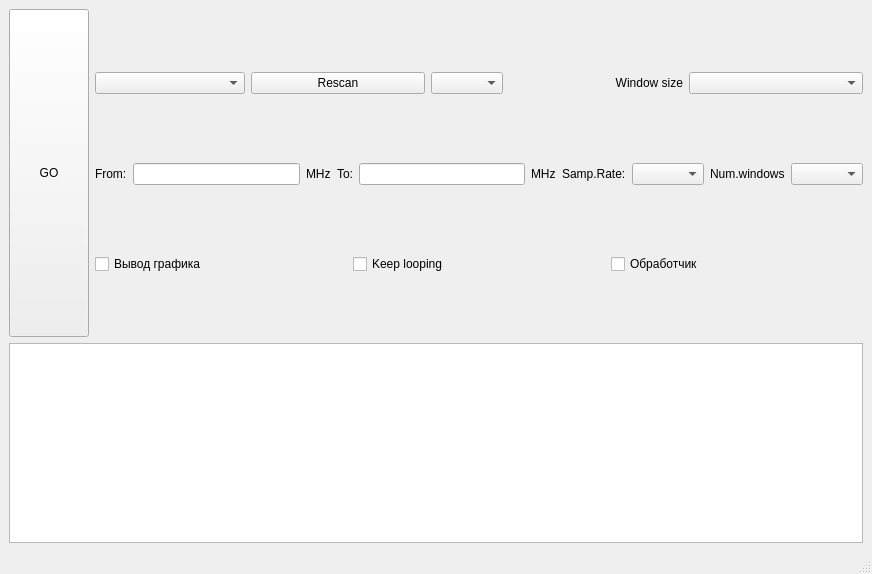
<?xml version="1.0" encoding="UTF-8"?>
<ui version="4.0">
 <class>MainWindow</class>
 <widget class="QMainWindow" name="MainWindow">
  <property name="geometry">
   <rect>
    <x>0</x>
    <y>0</y>
    <width>872</width>
    <height>574</height>
   </rect>
  </property>
  <property name="windowTitle">
   <string>MainWindow</string>
  </property>
  <widget class="QWidget" name="centralwidget">
   <layout class="QVBoxLayout" name="verticalLayout_3">
    <item>
     <layout class="QVBoxLayout" name="verticalLayout">
      <item>
       <layout class="QHBoxLayout" name="horizontalLayout_2">
        <item>
         <widget class="QPushButton" name="button_go">
          <property name="sizePolicy">
           <sizepolicy hsizetype="Minimum" vsizetype="Expanding">
            <horstretch>0</horstretch>
            <verstretch>0</verstretch>
           </sizepolicy>
          </property>
          <property name="text">
           <string>GO</string>
          </property>
         </widget>
        </item>
        <item>
         <layout class="QVBoxLayout" name="verticalLayout_2">
          <item>
           <layout class="QHBoxLayout" name="horizontalLayout_5">
            <item>
             <widget class="QComboBox" name="comboBox_devices">
              <property name="sizePolicy">
               <sizepolicy hsizetype="Maximum" vsizetype="Fixed">
                <horstretch>0</horstretch>
                <verstretch>0</verstretch>
               </sizepolicy>
              </property>
              <property name="minimumSize">
               <size>
                <width>150</width>
                <height>0</height>
               </size>
              </property>
             </widget>
            </item>
            <item>
             <widget class="QPushButton" name="button_rescan">
              <property name="text">
               <string>Rescan</string>
              </property>
             </widget>
            </item>
            <item>
             <widget class="QComboBox" name="comboBox_gains">
              <property name="sizePolicy">
               <sizepolicy hsizetype="Fixed" vsizetype="Fixed">
                <horstretch>40</horstretch>
                <verstretch>0</verstretch>
               </sizepolicy>
              </property>
             </widget>
            </item>
            <item>
             <widget class="QLabel" name="label">
              <property name="text">
               <string>Window size</string>
              </property>
              <property name="alignment">
               <set>Qt::AlignRight|Qt::AlignTrailing|Qt::AlignVCenter</set>
              </property>
             </widget>
            </item>
            <item>
             <widget class="QComboBox" name="comboBox_windowSizes"/>
            </item>
           </layout>
          </item>
          <item>
           <layout class="QHBoxLayout" name="horizontalLayout_4">
            <item>
             <widget class="QLabel" name="label_2">
              <property name="text">
               <string>From:</string>
              </property>
             </widget>
            </item>
            <item>
             <widget class="QLineEdit" name="lineEdit_from"/>
            </item>
            <item>
             <widget class="QLabel" name="label_3">
              <property name="text">
               <string>MHz</string>
              </property>
             </widget>
            </item>
            <item>
             <widget class="QLabel" name="label_4">
              <property name="text">
               <string>To:</string>
              </property>
             </widget>
            </item>
            <item>
             <widget class="QLineEdit" name="lineEdit_to"/>
            </item>
            <item>
             <widget class="QLabel" name="label_5">
              <property name="text">
               <string>MHz</string>
              </property>
             </widget>
            </item>
            <item>
             <widget class="QLabel" name="label_6">
              <property name="text">
               <string>Samp.Rate:</string>
              </property>
             </widget>
            </item>
            <item>
             <widget class="QComboBox" name="comboBox_sampleRates"/>
            </item>
            <item>
             <widget class="QLabel" name="label_7">
              <property name="text">
               <string>Num.windows</string>
              </property>
             </widget>
            </item>
            <item>
             <widget class="QComboBox" name="comboBox_meanWind"/>
            </item>
           </layout>
          </item>
          <item>
           <layout class="QHBoxLayout" name="horizontalLayout_3">
            <item>
             <widget class="QCheckBox" name="checkBox_chart">
              <property name="text">
               <string>Вывод графика</string>
              </property>
              <property name="tristate">
               <bool>false</bool>
              </property>
             </widget>
            </item>
            <item>
             <widget class="QCheckBox" name="checkBox_looping">
              <property name="text">
               <string>Keep looping</string>
              </property>
             </widget>
            </item>
            <item>
             <widget class="QCheckBox" name="checkBox_worker">
              <property name="text">
               <string>Обработчик</string>
              </property>
             </widget>
            </item>
           </layout>
          </item>
         </layout>
        </item>
       </layout>
      </item>
      <item>
       <widget class="QTextEdit" name="textEdit_log">
        <property name="maximumSize">
         <size>
          <width>16777215</width>
          <height>200</height>
         </size>
        </property>
       </widget>
      </item>
     </layout>
    </item>
   </layout>
  </widget>
  <widget class="QMenuBar" name="menubar">
   <property name="geometry">
    <rect>
     <x>0</x>
     <y>0</y>
     <width>872</width>
     <height>26</height>
    </rect>
   </property>
  </widget>
  <widget class="QStatusBar" name="statusbar"/>
 </widget>
 <resources/>
 <connections/>
</ui>
